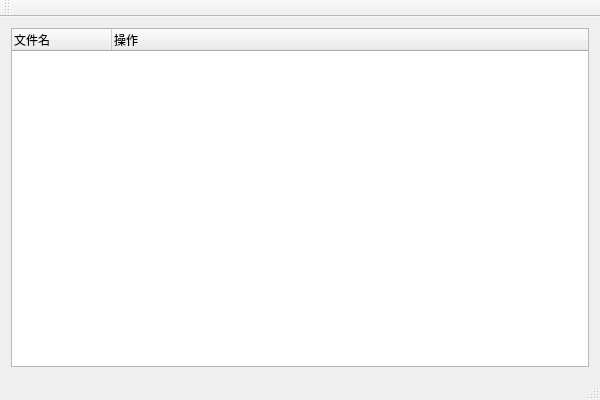
<?xml version="1.0" encoding="UTF-8"?>
<ui version="4.0">
 <class>TTest12_8AClass</class>
 <widget class="QMainWindow" name="TTest12_8AClass">
  <property name="geometry">
   <rect>
    <x>0</x>
    <y>0</y>
    <width>600</width>
    <height>400</height>
   </rect>
  </property>
  <property name="windowTitle">
   <string>TTest12_8A</string>
  </property>
  <widget class="QWidget" name="centralWidget">
   <layout class="QHBoxLayout" name="horizontalLayout">
    <item>
     <widget class="QTreeWidget" name="treeWidget">
      <column>
       <property name="text">
        <string>文件名</string>
       </property>
      </column>
      <column>
       <property name="text">
        <string>操作</string>
       </property>
      </column>
     </widget>
    </item>
   </layout>
  </widget>
  <widget class="QMenuBar" name="menuBar">
   <property name="geometry">
    <rect>
     <x>0</x>
     <y>0</y>
     <width>600</width>
     <height>23</height>
    </rect>
   </property>
  </widget>
  <widget class="QToolBar" name="mainToolBar">
   <attribute name="toolBarArea">
    <enum>TopToolBarArea</enum>
   </attribute>
   <attribute name="toolBarBreak">
    <bool>false</bool>
   </attribute>
  </widget>
  <widget class="QStatusBar" name="statusBar"/>
 </widget>
 <layoutdefault spacing="6" margin="11"/>
 <resources>
  <include location="TTest12_8A.qrc"/>
 </resources>
 <connections/>
</ui>
